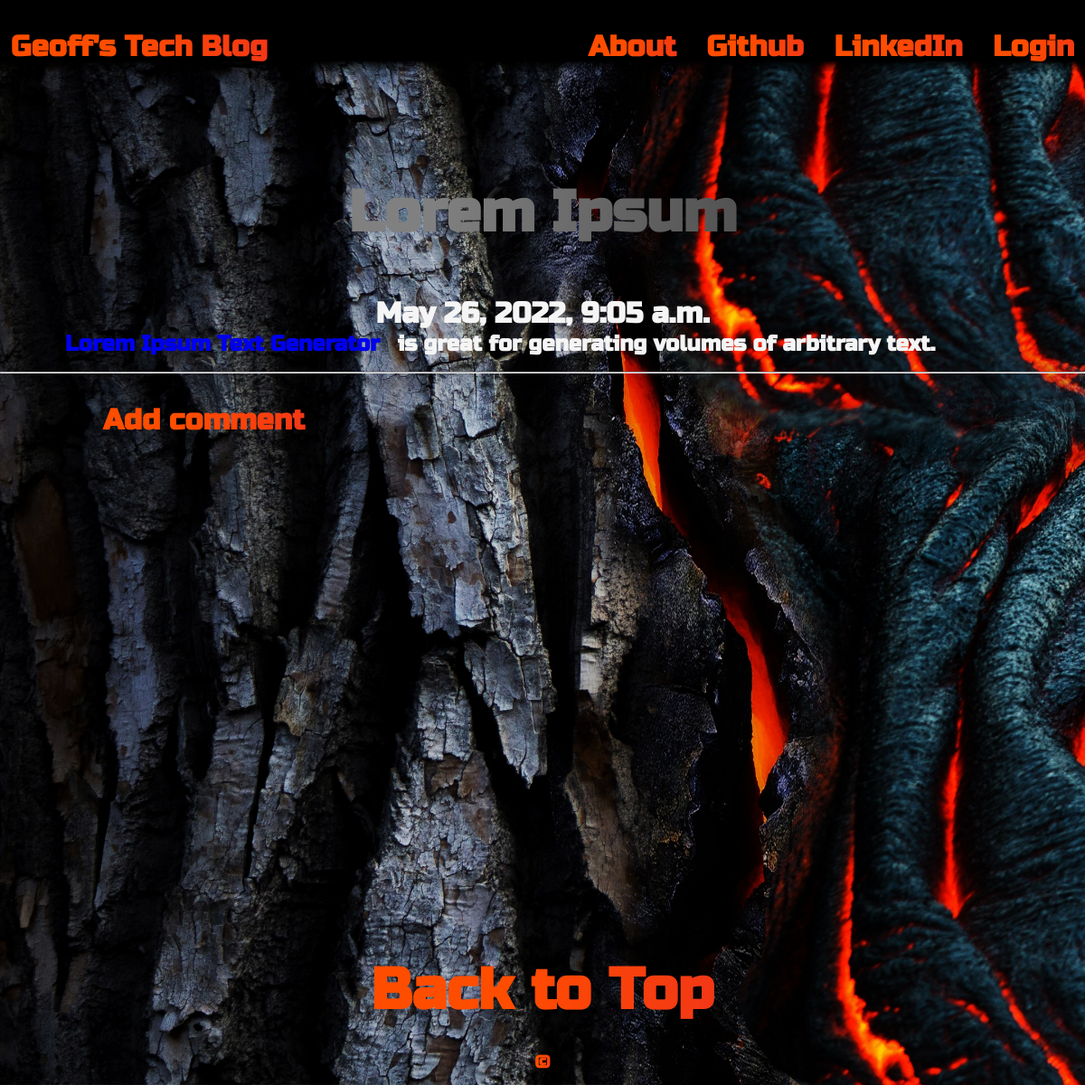
/post/1, run on the app's committed database.
### blog/models.py (models this page shows, shortened)
class Post(models.Model):
    author = models.ForeignKey('auth.User',on_delete=models.CASCADE)
    title = models.CharField(max_length=200)
    text = models.TextField()
    created_date = models.DateTimeField(default=timezone.now)
    published_date = models.DateTimeField(blank=True, null=True)

### blog/views.py (the view)
# urls.py: path('post/<int:pk>', views.PostDetailView.as_view(), name='post_detail'),
class PostDetailView(DetailView):
    model = Post

### blog/templates/blog/post_detail.html (shortened to what this page needs)
{% extends 'blog/base.html' %}
{% block content %}
        <h1 class='animate-smoke posttitle loader'>{{ post.title }}</h1>
        {% if post.published_date %}
            <div class="date postdate">
                {{ post.published_date }}
            </div>
        {% else %}
            <a class="animate-text .publish" href="{% url 'post_publish' pk=post.pk %}">Publish</a>
        {% endif %}
      <p class='postcontent flex-container' >{{ post.text|safe|linebreaksbr }}</p>
  <hr>
  <div class="flex-container-left">
    <a class="animate-text comment" href="{% url 'add_comment_to_post' pk=post.pk %}">Add comment</a>
  </div>
  <div class="content">
    {% for comment in post.comments.all %}
    <br>
    {% empty %}
      <p>No comments posted.</p>
    {% endfor %}
</div>
{% endblock %}

### blog/static/css/blog.css (style rules this page uses)
:root { --color-grey: rgba(220, 231, 235, 1); --color-semi-black: rgba(48, 69, 92, 0.5); --color-black: rgba(48, 69, 92, 1); --full-white: rgba(245, 245, 245, 1); --half-white: rgba(245, 245, 245, 0.5); --less-white: rgba(245, 245, 245, 0.3); --color-red: rgba(255, 104, 115, 1); --blue-med: rgba(34, 190, 198, 1); --blue-light: rgba(69, 194, 197, 1); --blue-light-half: rgba(69, 194, 197, 0.5); --font-main: 'Russo One', sans-serif; --font-heading: 'Lobster', cursive; --size-s: 0.5rem; --sizeNormal: 1.25rem; --sizeM: 1.5rem; --sizeML: 1.75rem; --sizeL: 2rem; --sizeXL: 2.5rem; --sizeXXL: 3.5rem; --sizeTitle: 5rem; --weight-normal: 500; --weight-bold: 700; --gapSmall: 1vh 1vw; --gapMed: 2vh 2vw; --gapL: 3vh 3vw; --gapXL: 5vh 5vw; --gapTop: 2em; --borderSm: 0.05rem; --borderMed: 0.1rem; }
html { width: 100%; height: 100%; font-weight: bold; font-family: var(--font-main); font-size: 2em; margin: 0; padding: 0; box-sizing: border-box; overflow-x: hidden; color: whitesmoke; background: url(../img//bg/bg.jpg) repeat center center fixed; background-size: cover; }
*, *:before, *:after { box-sizing: inherit; }
body { display: flex; flex-flow: column nowrap; align-self: auto; justify-self: auto; margin: auto; background: url(../img//bg/bg.jpg) repeat center center fixed; background-size: cover; width: 100vw; height: 100vmax; }
.flex-container { display: flex; margin: auto; text-align: center; align-items: center; }
.flex-container-left { display: flex; margin: auto; width: 85vw; font-size: var(--size-normal); padding: var(--gapSmall); justify-content: flex-start; text-align: left; align-items: center; }
a { padding: var(--gapSmall); text-decoration: none; }
.content { flex: 1 0 auto; width: 100vw; height: auto; display: flex; flex-flow: column wrap; word-break: break-word; justify-self: center; align-content: center; hyphens: auto; margin: auto; overflow: none; overflow-wrap: break-word; padding: 0; }
.postdate { text-align: center; }
.posttitle { font-family: 'Russo One', sans-serif; font-size: var(--sizeL); text-align: center; }
.postcontent { font-family: 'Montserrat'; font-size: 1.5em; }
.animate-text { background: linear-gradient(to right, rgb(255, 77, 0) 20%, rgb(234, 39, 39) 70%, rgb(248, 255, 57) 85%, rgb(255, 77, 0) 100%); -webkit-background-clip: text; -webkit-text-fill-color: transparent; background-size: 200% auto; animation: textShine 7s ease-in-out infinite alternate; font-size: var(--size-normal); }
.animate-smoke { background: linear-gradient(to right, rgb(128,128,128) 20%, rgb(63, 63, 63) 40%, rgb(245, 245, 245) 60%, rgb(63, 63, 63) 80%, rgb(128, 128, 128) 100%); -webkit-background-clip: text; -webkit-text-fill-color: transparent; background-size: 200% auto; animation: textShine 7s ease-in-out infinite alternate; font-size: var(--size-normal); }

### blog/templates/blog/post_detail.html (style rules this page uses)
.posttitle { font-size: 2rem; }
.postcontent~p { margin:auto; margin-left: 5vw; font-size: 0.75rem; }

### data on the page
Post: title "Lorem Ipsum", published_date "May 26, 2022, 9:05 a.m.", text "Lorem Ipsum Text Generator is great for generating volumes of arbitrary text."
